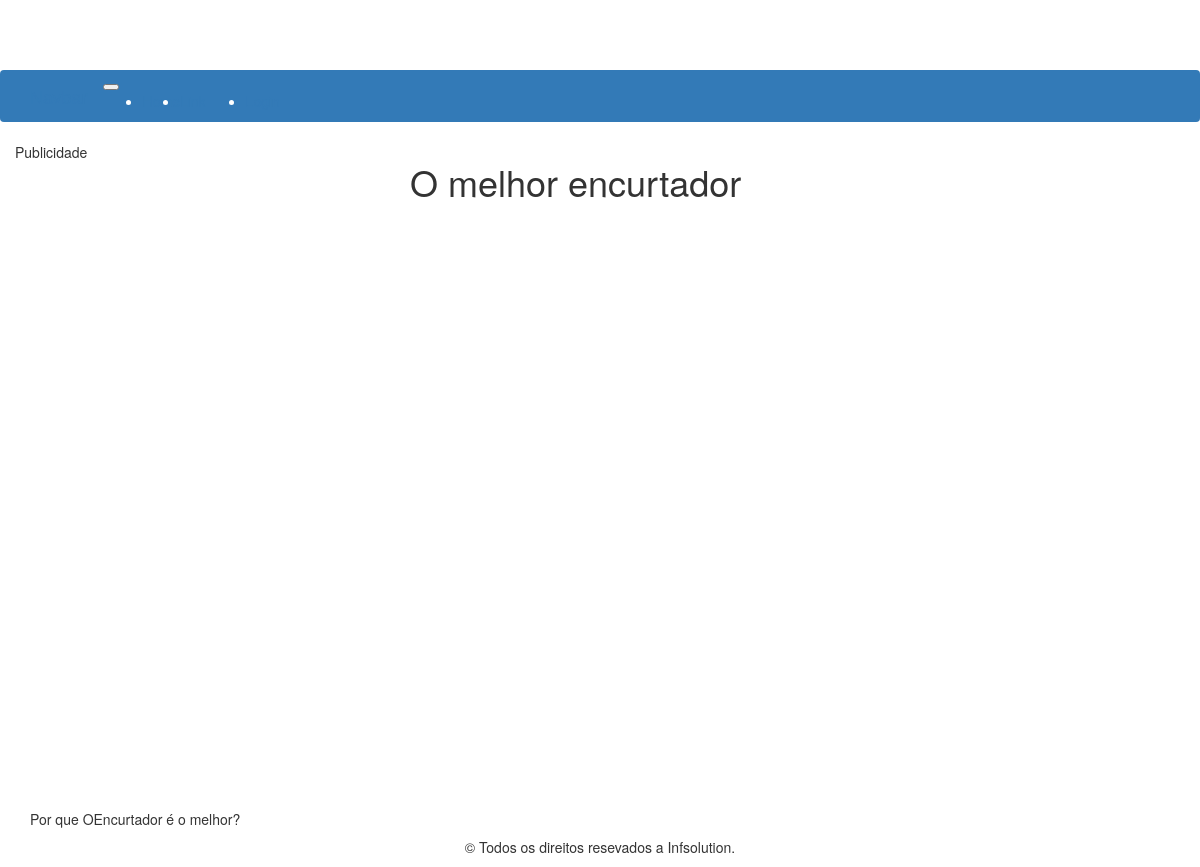
The page /report on the database as committed earlier.
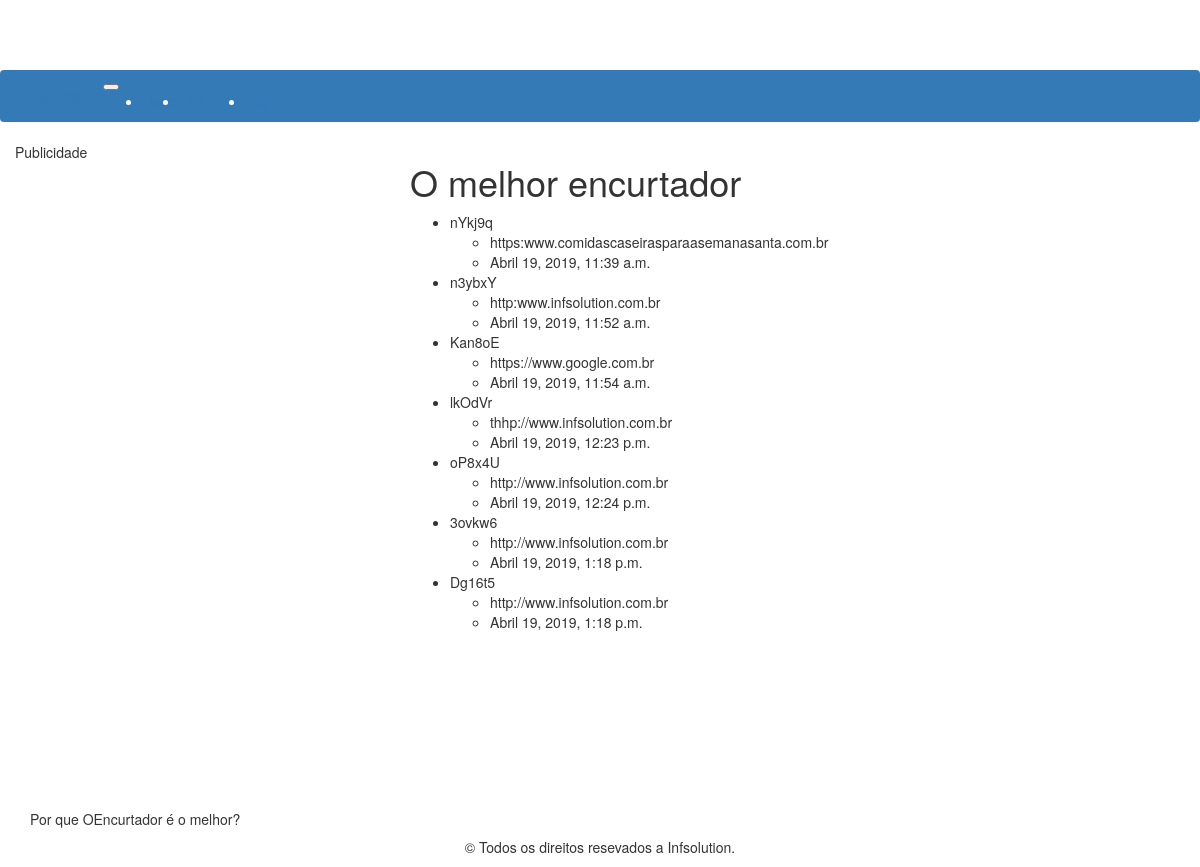
The same page on the database as committed later.
### app/models.py (models this page shows, shortened)
class Shortened(models.Model):
	user = models.OneToOneField(User, related_name='user', on_delete=models.CASCADE, null=True)
	url = models.CharField(max_length=1024)
	url_shortened = models.CharField(max_length=256, null=True)
	created_at = models.DateTimeField(auto_now_add=True)
	expiring_date = models.DateTimeField(auto_now_add=False, null=True)
	code = models.CharField(max_length=12, null=True)

### app/views.py (the view)
# urls.py: path('report', views.shotened_report, name='report'),
def shotened_report(request):
	shorteneds = Shortened.objects.all()
	return render(request, 'app/report.html',{"shorteneds":shorteneds})

### app/templates/app/report.html
{% extends 'app/base.html' %}
{% block body %}
	{% if shorteneds %}
<ul>
{% for shortened in  shorteneds%}
<li>
{{ shortened.url_shortened }}
<ul>
	<li>{{shortened.url}}</li>
	<li>{{shortened.created_at}}</li>
</ul>
</li>
{% endfor %}
</ul>
{% endif %}
{% endblock %}

### app/templates/app/base.html (shortened to what this page needs)
<!DOCTYPE html>
<html>
{% load i18n %}
{% load static %}
<head>
	<link rel="stylesheet" href="{% static 'bootstrap/css/bootstrap.min.css' %}">
    <link rel="stylesheet" href="{% static 'fontawesome/css/fontawesome-all.min.css' %}">
</head>
<body style="margin-top: 5em;">
	<header>
		<nav class="navbar navbar-expand-lg navbar-dark bg-primary fixed-top">
			<div class="container">
			<a class="navbar-brand" href="#">Navbar</a>
		  <button class="navbar-toggler" type="button" data-toggle="collapse" data-target="#navbarTogglerDemo01" aria-controls="navbarTogglerDemo01" aria-expanded="false" aria-label="Toggle navigation">
		  </button>
		  <div class="collapse navbar-collapse" id="navbarTogglerDemo01">
		    <ul class="navbar-nav mr-auto mt-2 mt-lg-0">
		      <li class="nav-item active">
		        <a class="nav-link" href="#">Home <span class="sr-only">(current)</span></a>
		      </li>
		      <li class="nav-item">
		        <a class="nav-link" href="#">Link</a>
		      </li>
		    </ul>
		    <ul class="navbar-nav ml-auto mt-2 mt-lg-0">
		      <li class="nav-item active">
		        <a class="nav-link" href="#">Login</a>
		      </li>
		    </ul>
		  </div>
		  </div>
		</nav>
	</header>
	<section class="row">
		<nav class="col-md-4">
			<div class="container-fluid">
				Publicidade
			</div>
		</nav>
		<content class="col-md-8">
			<h1>{% trans "O melhor encurtador" %}</h1>
			<div class="container-fluid">
				<div class="row align-items-center">
		 	{% block body %}
			{% endblock %}
				</div>
			</div>
		</content>
	</section>
	<footer>
		<div class="container"><h5>{% trans "Por que OEncurtador é o melhor?" %}</h5>
		<div class="col-xs-12 text-center">
		      <p>&copy; {% trans "Todos os direitos resevados a Infsolution." %}</p>
		 </div>
		</div>
	</footer>
</body>
</html>
        {% get_current_language as LANGUAGE_CODE %}
        {% get_available_languages as LANGUAGES %}
        {% get_language_info_list for LANGUAGES as languages %}

### app/templates/app/base.html (style rules this page uses)
.row { height: 75vh }

Rows that differ between the two databases and show on the page:
added Shortened: url_shortened "nYkj9q", url "https:www.comidascaseirasparaasemanasanta.com.br", created_at "Abril 19, 2019, 11:39 a.m."
added Shortened: url_shortened "n3ybxY", url "http:www.infsolution.com.br", created_at "Abril 19, 2019, 11:52 a.m."
added Shortened: url_shortened "Kan8oE", url "https://www.google.com.br", created_at "Abril 19, 2019, 11:54 a.m."
added Shortened: url_shortened "lkOdVr", url "thhp://www.infsolution.com.br", created_at "Abril 19, 2019, 12:23 p.m."
added Shortened: url_shortened "oP8x4U", url "http://www.infsolution.com.br", created_at "Abril 19, 2019, 12:24 p.m."
added Shortened: url_shortened "3ovkw6", url "http://www.infsolution.com.br", created_at "Abril 19, 2019, 1:18 p.m."
added Shortened: url_shortened "Dg16t5", url "http://www.infsolution.com.br", created_at "Abril 19, 2019, 1:18 p.m."
